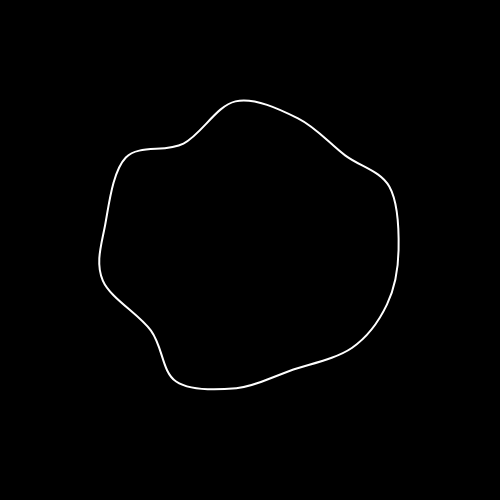
Frame 1 (no input)
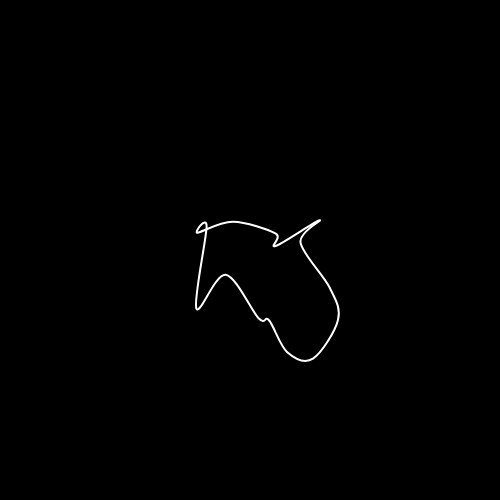
Frame 60 (no input)
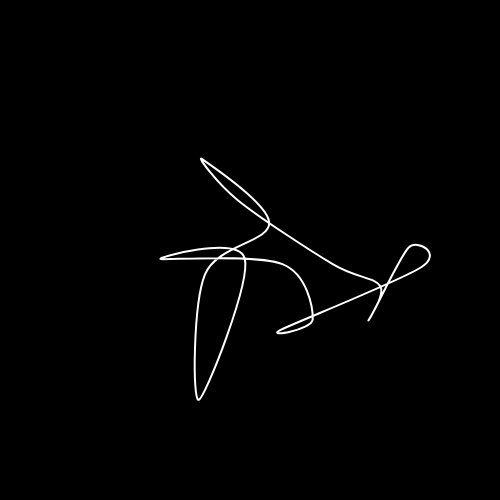
Frame 120 (the mouse pressed at the canvas centre since frame 60)

The p5.js sketch that drew these frames (run headless with seeded random() and noise() and a simulated clock; from frame 60 on, the mouse is pressed at the canvas centre):

// p5.js sketch
// ── sketch.js
const FRAME_RATE = 30;
const PARTICLE_SIZE = 10;
const K = 0.32;
const SPRING_LENGTH = 10.0;
let ps;

function setup() {
  frameRate(FRAME_RATE);
  createCanvas(500, 500);
  background(0);
  strokeJoin(ROUND);

  ps = new ParticleSystem();
}

function draw() {
  background(0);
  ps.run();
  // fill(0, 10);
  // rect(0, 0, width, height);
}

class ParticleSystem {
  constructor() {
    this.numParticles = 15;
    this.numSprings = this.numParticles;
    this.particles = [];
    for(let i=0; i<this.numParticles; i++) {
      let step = TWO_PI/this.numParticles;
      let x = random(120, 160) * cos(step*i) + width/2;
      let y = random(120, 160) * sin(step*i) + height/2;
      this.particles.push(new Particle(createVector(x, y)));
    }

    this.springs = [];
    let spring;
    for(let i=0; i<this.numParticles-1; i++) {
      spring = new Spring(this.particles[i], this.particles[i+1]);
      this.springs.push(spring);
    }
    spring = new Spring(this.particles[this.numParticles-1], this.particles[0])
    this.springs.push(spring);
  }

  run() {
    for(let i=0; i<this.numSprings; i++) {
      let a = this.springs[i].a;
      let b = this.springs[i].b;
      let f = p5.Vector.sub(a.pos, b.pos);
      let d = f.mag();
      let stretch = d - SPRING_LENGTH;
      f.normalize();
      f.mult(-1 * K * stretch);
      a.applyForce(f);
      f.mult(-1);
      b.applyForce(f);
    }

    noFill();
    stroke(255);
    strokeWeight(2);

    beginShape();
    curveVertex(this.particles[1].pos.x, this.particles[1].pos.y);
    curveVertex(this.particles[0].pos.x, this.particles[0].pos.y);
    for(let i=this.particles.length-1; i>=0; i--) {
      curveVertex(this.particles[i].pos.x, this.particles[i].pos.y);
    }
    curveVertex(this.particles[this.particles.length-1].pos.x, this.particles[this.particles.length-1].pos.y);
    curveVertex(this.particles[this.particles.length-2].pos.x, this.particles[this.particles.length-2].pos.y);
    endShape();

    for(let i=this.particles.length-1; i>=0; i--) {
      for(let j=this.particles.length-1; j>=0; j--) {
        if(i != j) {
          let f = p5.Vector.sub(this.particles[i].pos, this.particles[j].pos);
          let d = f.mag();
          d = constrain(d, 10, 200);
          f.normalize();

          let s = 1500 / (d * d);
          f.mult(s);
          this.particles[i].applyForce(f);
          f.mult(-1);
          this.particles[j].applyForce(f);
        }
      }
      this.particles[i].update();
      // this.particles[i].draw();
    }
  }
}

class Particle {
  constructor(pos) {
    this.pos = pos;
    this.vel = createVector(0, 0);
    this.acc = createVector(0, 0);
  }

  applyForce(frc) {
    this.acc.add(frc);
  }

  update() {
    this.vel.add(this.acc);
    this.pos.add(this.vel);
    this.acc.mult(0);
  }

  draw() {
    fill(0);
    stroke(255);
    ellipse(this.pos.x, this.pos.y, PARTICLE_SIZE, PARTICLE_SIZE);
  }
}

class Spring {
  constructor(a, b) {
    this.a = a;
    this.b = b;
  }
}
